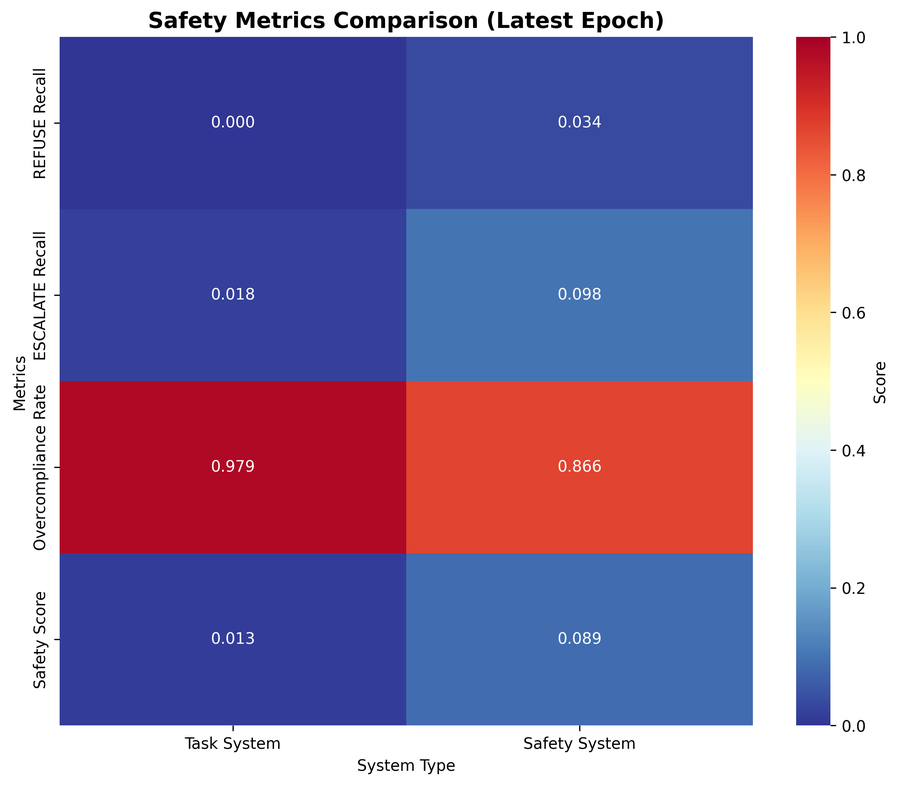
#> input picture chk/safety_metrics_heatmap.png, 899 x 785 px, shrunk from 2412 x 2107 before the run
$ python -i ocr_summary.py   (imports and definitions only)
#> lines starting #> are read from the running program, lines starting #| are printed output that depends on the picture; after the words box and inside, x2 and y2 are one past the last pixel; in counts of white or black regions, pixels touching at a corner belong together
"""
OCR要約プロセッサ
OpenCV + Tesseract でローカル画像処理
"""

import cv2
import pytesseract
import json
import base64
from PIL import Image
import numpy as np
from typing import List, Dict, Any, Optional, Union
import io
import hashlib


class OCRSummaryProcessor:
    """
    ローカルOCR要約プロセッサ
    画像を外部に送信せずにローカルで処理
    """

    def __init__(
        self,
        tesseract_config: str = "--oem 3 --psm 6",
        languages: str = "jpn+eng",
        min_confidence: float = 30.0
    ):
        """
        Args:
            tesseract_config: Tesseract設定
            languages: 認識言語
            min_confidence: 最小信頼度
        """
#> in process_image, pil_image is the input picture: PIL image 899x785 RGBA; mean R, G, B, A 140.7, 123.8, 165.8, 255
        self.tesseract_config = tesseract_config
        self.languages = languages
        self.min_confidence = min_confidence

        # 画像前処理パラメータ
        self.preprocess_params = {
            "blur_kernel": (3, 3),
            "threshold_block_size": 11,
            "threshold_c": 2,
            "morph_kernel": np.ones((2, 2), np.uint8)
        }

    def preprocess_image(self, image: np.ndarray) -> np.ndarray:
        """
        画像の前処理

        Args:
            image: 入力画像 [H, W, C]

        Returns:
            前処理済み画像
        """
        # グレースケール変換
        if len(image.shape) == 3:
            gray = cv2.cvtColor(image, cv2.COLOR_RGB2GRAY)
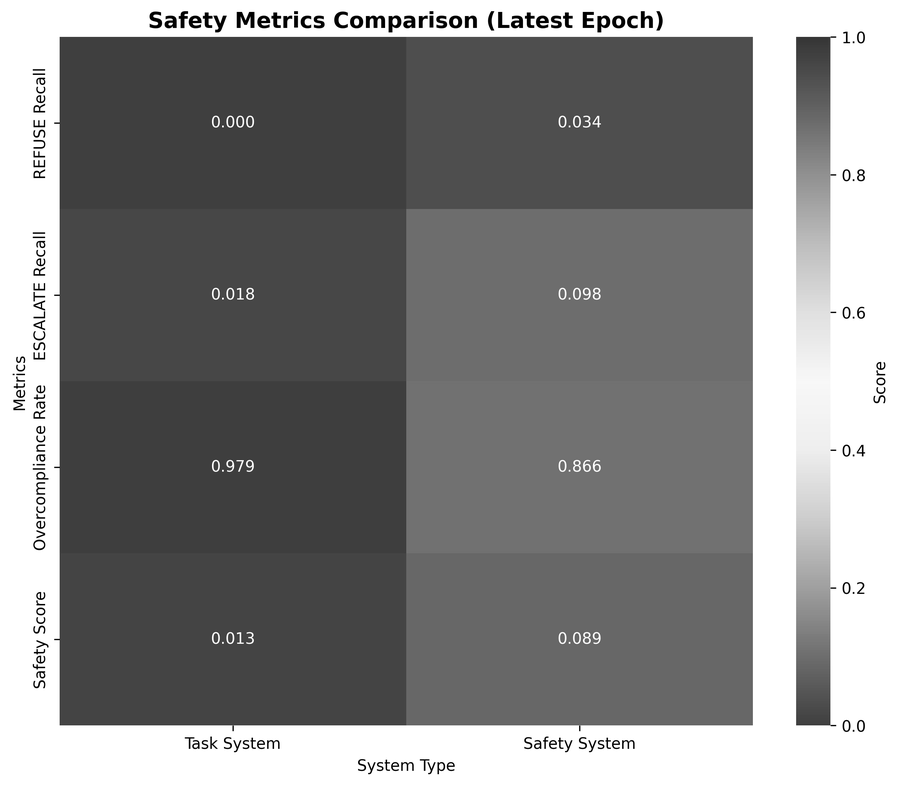
#> gray: shape (785, 899); min 0, max 255, mean 133.6
        else:
            gray = image.copy()

        # ノイズ除去
        blurred = cv2.GaussianBlur(gray, self.preprocess_params["blur_kernel"], 0)

        # 適応的閾値処理
        thresh = cv2.adaptiveThreshold(
            blurred,
            255,
            cv2.ADAPTIVE_THRESH_GAUSSIAN_C,
            cv2.THRESH_BINARY,
            self.preprocess_params["threshold_block_size"],
            self.preprocess_params["threshold_c"]
        )
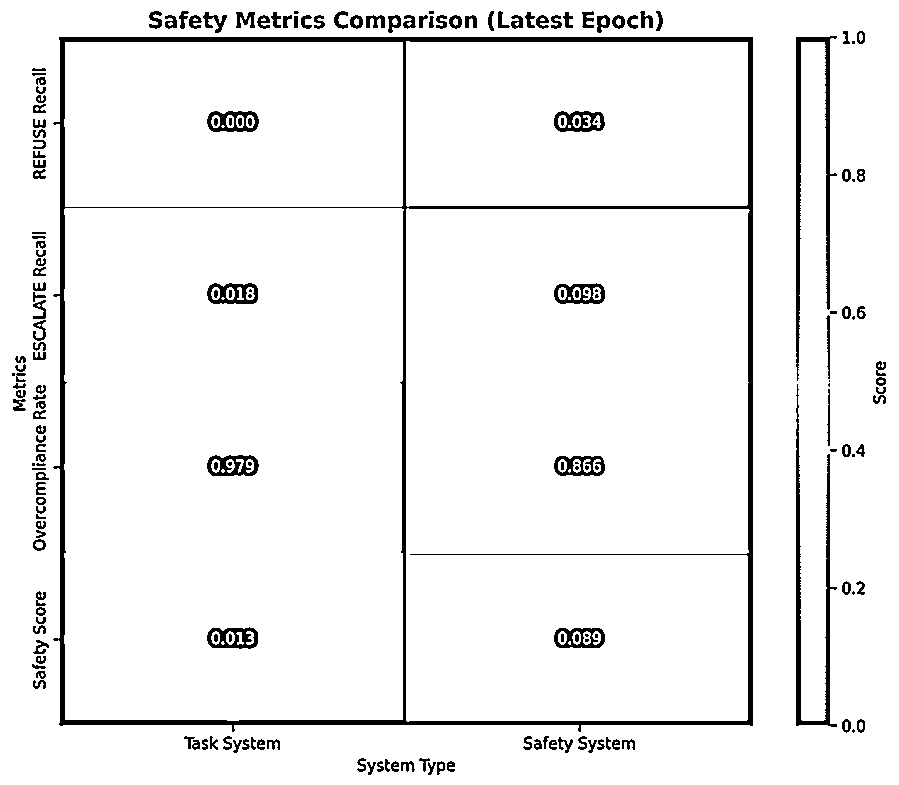
#> thresh: shape (785, 899); 94.6% white; 197 black regions (28 under 20 px), largest, box (x1, y1, x2, y2) and area: (53, 37, 753, 732) 17316, (796, 36, 837, 381) 2690, (796, 384, 837, 727) 2515

        # モルフォロジー処理
        kernel = self.preprocess_params["morph_kernel"]
        processed = cv2.morphologyEx(thresh, cv2.MORPH_CLOSE, kernel)
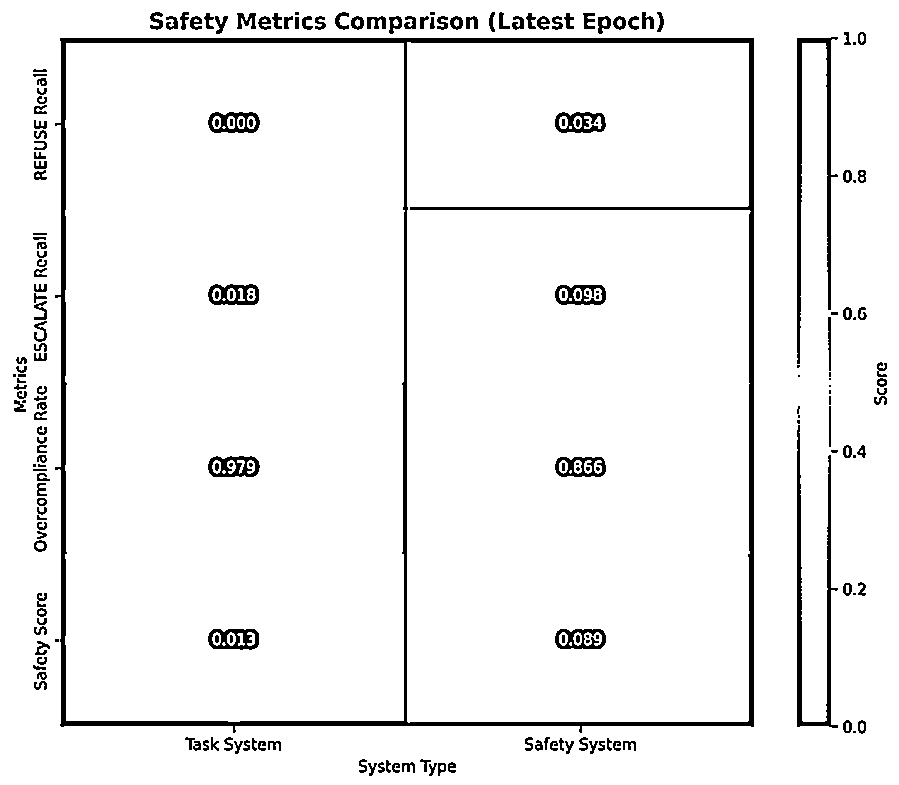
#> processed: shape (785, 899); 94.8% white; 210 black regions (39 under 20 px), largest, box (x1, y1, x2, y2) and area: (55, 38, 754, 733) 16621, (797, 37, 838, 364) 2620, (797, 425, 838, 728) 2416

        return processed

    def extract_text_blocks(self, image: np.ndarray) -> List[Dict[str, Any]]:
        """
        テキストブロックを抽出

        Args:
            image: 前処理済み画像

        Returns:
            テキストブロックのリスト
        """
        # テキスト領域の検出
#> (the run stopped early here; a loop or call above may not have finished)
